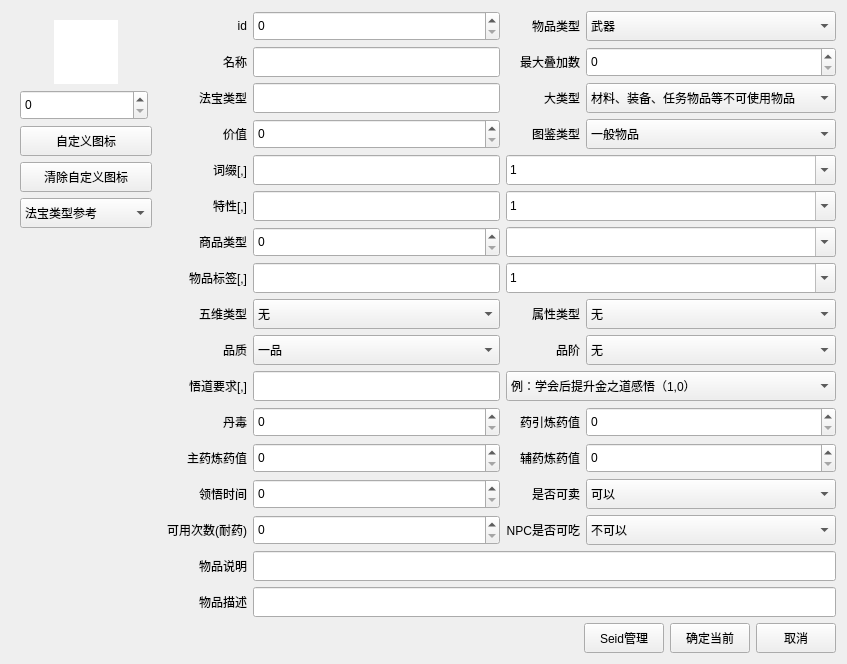
<?xml version="1.0" encoding="UTF-8"?>
<ui version="4.0">
 <class>ItemWgt</class>
 <widget class="QWidget" name="ItemWgt">
  <property name="geometry">
   <rect>
    <x>0</x>
    <y>0</y>
    <width>847</width>
    <height>664</height>
   </rect>
  </property>
  <property name="windowTitle">
   <string>Form</string>
  </property>
  <layout class="QGridLayout" name="gridLayout_2">
   <item row="0" column="0">
    <widget class="QWidget" name="widget" native="true">
     <property name="maximumSize">
      <size>
       <width>150</width>
       <height>16777215</height>
      </size>
     </property>
     <layout class="QGridLayout" name="gridLayout_4">
      <item row="0" column="0">
       <spacer name="horizontalSpacer_3">
        <property name="orientation">
         <enum>Qt::Horizontal</enum>
        </property>
        <property name="sizeHint" stdset="0">
         <size>
          <width>13</width>
          <height>20</height>
         </size>
        </property>
       </spacer>
      </item>
      <item row="1" column="0" colspan="3">
       <widget class="Tool_NumberEdit" name="ItemIcon">
        <property name="minimumSize">
         <size>
          <width>128</width>
          <height>30</height>
         </size>
        </property>
        <property name="maximumSize">
         <size>
          <width>128</width>
          <height>16777215</height>
         </size>
        </property>
       </widget>
      </item>
      <item row="0" column="1">
       <widget class="QLabel" name="m_pLabIcon">
        <property name="sizePolicy">
         <sizepolicy hsizetype="Fixed" vsizetype="Fixed">
          <horstretch>0</horstretch>
          <verstretch>0</verstretch>
         </sizepolicy>
        </property>
        <property name="minimumSize">
         <size>
          <width>64</width>
          <height>64</height>
         </size>
        </property>
        <property name="maximumSize">
         <size>
          <width>64</width>
          <height>64</height>
         </size>
        </property>
        <property name="styleSheet">
         <string notr="true">background-color: rgb(255, 255, 255);</string>
        </property>
        <property name="text">
         <string/>
        </property>
       </widget>
      </item>
      <item row="6" column="0">
       <spacer name="verticalSpacer">
        <property name="orientation">
         <enum>Qt::Vertical</enum>
        </property>
        <property name="sizeHint" stdset="0">
         <size>
          <width>20</width>
          <height>40</height>
         </size>
        </property>
       </spacer>
      </item>
      <item row="3" column="0" colspan="3">
       <widget class="QPushButton" name="m_pBtnDelCustomIcon">
        <property name="minimumSize">
         <size>
          <width>0</width>
          <height>30</height>
         </size>
        </property>
        <property name="text">
         <string>清除自定义图标</string>
        </property>
       </widget>
      </item>
      <item row="0" column="2">
       <spacer name="horizontalSpacer_4">
        <property name="orientation">
         <enum>Qt::Horizontal</enum>
        </property>
        <property name="sizeHint" stdset="0">
         <size>
          <width>18</width>
          <height>20</height>
         </size>
        </property>
       </spacer>
      </item>
      <item row="2" column="0" colspan="3">
       <widget class="QPushButton" name="m_pBtnCustomIcon">
        <property name="minimumSize">
         <size>
          <width>0</width>
          <height>30</height>
         </size>
        </property>
        <property name="text">
         <string>自定义图标</string>
        </property>
       </widget>
      </item>
      <item row="4" column="0" colspan="3">
       <widget class="QComboBox" name="FaBaoTip">
        <property name="minimumSize">
         <size>
          <width>0</width>
          <height>30</height>
         </size>
        </property>
        <item>
         <property name="text">
          <string>法宝类型参考</string>
         </property>
        </item>
        <item>
         <property name="text">
          <string>jian_0 金属性剑</string>
         </property>
        </item>
        <item>
         <property name="text">
          <string>zhong_1 木属性钟</string>
         </property>
        </item>
        <item>
         <property name="text">
          <string>xia_2 水属性匣</string>
         </property>
        </item>
        <item>
         <property name="text">
          <string>zhen_3 火属性针</string>
         </property>
        </item>
        <item>
         <property name="text">
          <string>huan_4 土属性环</string>
         </property>
        </item>
       </widget>
      </item>
     </layout>
    </widget>
   </item>
   <item row="1" column="1">
    <layout class="QHBoxLayout" name="horizontalLayout">
     <item>
      <spacer name="horizontalSpacer">
       <property name="orientation">
        <enum>Qt::Horizontal</enum>
       </property>
       <property name="sizeHint" stdset="0">
        <size>
         <width>40</width>
         <height>20</height>
        </size>
       </property>
      </spacer>
     </item>
     <item>
      <widget class="QPushButton" name="m_pBtnSeid">
       <property name="minimumSize">
        <size>
         <width>0</width>
         <height>30</height>
        </size>
       </property>
       <property name="text">
        <string>Seid管理</string>
       </property>
      </widget>
     </item>
     <item>
      <widget class="QPushButton" name="m_pBtnOK">
       <property name="minimumSize">
        <size>
         <width>0</width>
         <height>30</height>
        </size>
       </property>
       <property name="text">
        <string>确定当前</string>
       </property>
      </widget>
     </item>
     <item>
      <widget class="QPushButton" name="m_pBtnCancel">
       <property name="minimumSize">
        <size>
         <width>0</width>
         <height>30</height>
        </size>
       </property>
       <property name="text">
        <string>取消</string>
       </property>
      </widget>
     </item>
    </layout>
   </item>
   <item row="0" column="1">
    <layout class="QGridLayout" name="gridLayout">
     <item row="8" column="1">
      <widget class="QComboBox" name="WuWeiType">
       <property name="minimumSize">
        <size>
         <width>0</width>
         <height>30</height>
        </size>
       </property>
       <item>
        <property name="text">
         <string>无</string>
        </property>
       </item>
       <item>
        <property name="text">
         <string>皮、鳞片</string>
        </property>
       </item>
       <item>
        <property name="text">
         <string>金属</string>
        </property>
       </item>
       <item>
        <property name="text">
         <string>石</string>
        </property>
       </item>
       <item>
        <property name="text">
         <string>灵物</string>
        </property>
       </item>
       <item>
        <property name="text">
         <string>牙、骨</string>
        </property>
       </item>
      </widget>
     </item>
     <item row="8" column="3" colspan="4">
      <widget class="QComboBox" name="ShuXingType">
       <property name="minimumSize">
        <size>
         <width>0</width>
         <height>30</height>
        </size>
       </property>
       <item>
        <property name="text">
         <string>无</string>
        </property>
       </item>
       <item>
        <property name="text">
         <string>天阳·金</string>
        </property>
       </item>
       <item>
        <property name="text">
         <string>天阳·木</string>
        </property>
       </item>
       <item>
        <property name="text">
         <string>天阳·水</string>
        </property>
       </item>
       <item>
        <property name="text">
         <string>天阳·火</string>
        </property>
       </item>
       <item>
        <property name="text">
         <string>天阳·土</string>
        </property>
       </item>
       <item>
        <property name="text">
         <string>天阳·混元</string>
        </property>
       </item>
       <item>
        <property name="text">
         <string>天阳·神念</string>
        </property>
       </item>
       <item>
        <property name="text">
         <string>天阳·剑</string>
        </property>
       </item>
       <item>
        <property name="text">
         <string>地阴·金</string>
        </property>
       </item>
       <item>
        <property name="text">
         <string>地阴·木</string>
        </property>
       </item>
       <item>
        <property name="text">
         <string>地阴·水</string>
        </property>
       </item>
       <item>
        <property name="text">
         <string>地阴·火</string>
        </property>
       </item>
       <item>
        <property name="text">
         <string>地阴·土</string>
        </property>
       </item>
       <item>
        <property name="text">
         <string>地阴·混元</string>
        </property>
       </item>
       <item>
        <property name="text">
         <string>地阴·神念</string>
        </property>
       </item>
       <item>
        <property name="text">
         <string>地阴·剑</string>
        </property>
       </item>
      </widget>
     </item>
     <item row="14" column="3" colspan="4">
      <widget class="QComboBox" name="NPCCanUse">
       <property name="minimumSize">
        <size>
         <width>0</width>
         <height>30</height>
        </size>
       </property>
       <item>
        <property name="text">
         <string>不可以</string>
        </property>
       </item>
       <item>
        <property name="text">
         <string>可以</string>
        </property>
       </item>
      </widget>
     </item>
     <item row="7" column="1">
      <widget class="Tool_ListEdit" name="ItemFlag">
       <property name="minimumSize">
        <size>
         <width>0</width>
         <height>30</height>
        </size>
       </property>
       <property name="text">
        <string/>
       </property>
      </widget>
     </item>
     <item row="5" column="0">
      <widget class="QLabel" name="label_15">
       <property name="minimumSize">
        <size>
         <width>0</width>
         <height>30</height>
        </size>
       </property>
       <property name="text">
        <string>特性[,]</string>
       </property>
       <property name="alignment">
        <set>Qt::AlignRight|Qt::AlignTrailing|Qt::AlignVCenter</set>
       </property>
      </widget>
     </item>
     <item row="0" column="0">
      <widget class="QLabel" name="label">
       <property name="minimumSize">
        <size>
         <width>0</width>
         <height>30</height>
        </size>
       </property>
       <property name="text">
        <string>id</string>
       </property>
       <property name="alignment">
        <set>Qt::AlignRight|Qt::AlignTrailing|Qt::AlignVCenter</set>
       </property>
      </widget>
     </item>
     <item row="1" column="0">
      <widget class="QLabel" name="label_3">
       <property name="minimumSize">
        <size>
         <width>0</width>
         <height>30</height>
        </size>
       </property>
       <property name="text">
        <string>名称</string>
       </property>
       <property name="alignment">
        <set>Qt::AlignRight|Qt::AlignTrailing|Qt::AlignVCenter</set>
       </property>
      </widget>
     </item>
     <item row="7" column="2" colspan="5">
      <widget class="QComboBox" name="flagTip">
       <property name="minimumSize">
        <size>
         <width>0</width>
         <height>30</height>
        </size>
       </property>
       <property name="maximumSize">
        <size>
         <width>16777215</width>
         <height>30</height>
        </size>
       </property>
       <property name="editable">
        <bool>true</bool>
       </property>
       <item>
        <property name="text">
         <string>1</string>
        </property>
       </item>
       <item>
        <property name="text">
         <string>2</string>
        </property>
       </item>
       <item>
        <property name="text">
         <string>3</string>
        </property>
       </item>
       <item>
        <property name="text">
         <string>4</string>
        </property>
       </item>
       <item>
        <property name="text">
         <string>5</string>
        </property>
       </item>
      </widget>
     </item>
     <item row="1" column="3" colspan="4">
      <widget class="Tool_NumberEdit" name="maxNum">
       <property name="minimumSize">
        <size>
         <width>0</width>
         <height>30</height>
        </size>
       </property>
      </widget>
     </item>
     <item row="5" column="1">
      <widget class="Tool_ListEdit" name="seid">
       <property name="minimumSize">
        <size>
         <width>0</width>
         <height>30</height>
        </size>
       </property>
       <property name="text">
        <string/>
       </property>
      </widget>
     </item>
     <item row="13" column="3" colspan="4">
      <widget class="QComboBox" name="CanSale">
       <property name="minimumSize">
        <size>
         <width>0</width>
         <height>30</height>
        </size>
       </property>
       <item>
        <property name="text">
         <string>可以</string>
        </property>
       </item>
       <item>
        <property name="text">
         <string>不可以</string>
        </property>
       </item>
      </widget>
     </item>
     <item row="13" column="0">
      <widget class="QLabel" name="label_14">
       <property name="minimumSize">
        <size>
         <width>0</width>
         <height>30</height>
        </size>
       </property>
       <property name="text">
        <string>领悟时间</string>
       </property>
       <property name="alignment">
        <set>Qt::AlignRight|Qt::AlignTrailing|Qt::AlignVCenter</set>
       </property>
      </widget>
     </item>
     <item row="8" column="0">
      <widget class="QLabel" name="label_9">
       <property name="minimumSize">
        <size>
         <width>0</width>
         <height>30</height>
        </size>
       </property>
       <property name="text">
        <string>五维类型</string>
       </property>
       <property name="alignment">
        <set>Qt::AlignRight|Qt::AlignTrailing|Qt::AlignVCenter</set>
       </property>
      </widget>
     </item>
     <item row="0" column="2">
      <widget class="QLabel" name="label_11">
       <property name="minimumSize">
        <size>
         <width>0</width>
         <height>30</height>
        </size>
       </property>
       <property name="text">
        <string>物品类型</string>
       </property>
       <property name="alignment">
        <set>Qt::AlignRight|Qt::AlignTrailing|Qt::AlignVCenter</set>
       </property>
      </widget>
     </item>
     <item row="12" column="1">
      <widget class="Tool_NumberEdit" name="yaoZhi2">
       <property name="minimumSize">
        <size>
         <width>0</width>
         <height>30</height>
        </size>
       </property>
      </widget>
     </item>
     <item row="11" column="3" colspan="4">
      <widget class="Tool_NumberEdit" name="yaoZhi1">
       <property name="minimumSize">
        <size>
         <width>0</width>
         <height>30</height>
        </size>
       </property>
      </widget>
     </item>
     <item row="2" column="0">
      <widget class="QLabel" name="label_4">
       <property name="minimumSize">
        <size>
         <width>0</width>
         <height>30</height>
        </size>
       </property>
       <property name="text">
        <string>法宝类型</string>
       </property>
       <property name="alignment">
        <set>Qt::AlignRight|Qt::AlignTrailing|Qt::AlignVCenter</set>
       </property>
      </widget>
     </item>
     <item row="3" column="3" colspan="4">
      <widget class="QComboBox" name="TuJianType">
       <property name="minimumSize">
        <size>
         <width>0</width>
         <height>30</height>
        </size>
       </property>
       <item>
        <property name="text">
         <string>一般物品</string>
        </property>
       </item>
       <item>
        <property name="text">
         <string>草药</string>
        </property>
       </item>
       <item>
        <property name="text">
         <string>矿物</string>
        </property>
       </item>
       <item>
        <property name="text">
         <string>妖兽材料</string>
        </property>
       </item>
       <item>
        <property name="text">
         <string>丹药</string>
        </property>
       </item>
      </widget>
     </item>
     <item row="12" column="3" colspan="4">
      <widget class="Tool_NumberEdit" name="yaoZhi3">
       <property name="minimumSize">
        <size>
         <width>0</width>
         <height>30</height>
        </size>
       </property>
      </widget>
     </item>
     <item row="12" column="2">
      <widget class="QLabel" name="label_27">
       <property name="minimumSize">
        <size>
         <width>0</width>
         <height>30</height>
        </size>
       </property>
       <property name="text">
        <string>辅药炼药值</string>
       </property>
       <property name="alignment">
        <set>Qt::AlignRight|Qt::AlignTrailing|Qt::AlignVCenter</set>
       </property>
      </widget>
     </item>
     <item row="10" column="2" colspan="5">
      <widget class="QComboBox" name="wudaoTip">
       <property name="minimumSize">
        <size>
         <width>0</width>
         <height>30</height>
        </size>
       </property>
       <property name="maximumSize">
        <size>
         <width>16777215</width>
         <height>30</height>
        </size>
       </property>
       <property name="editable">
        <bool>false</bool>
       </property>
       <item>
        <property name="text">
         <string>例：学会后提升金之道感悟（1,0）</string>
        </property>
       </item>
       <item>
        <property name="text">
         <string>例：学会后提升木之道感悟且要求木之道1层（2,1）</string>
        </property>
       </item>
       <item>
        <property name="text">
         <string>例：学会后提升金木之道，要求木之道1层（1,0,2,1）</string>
        </property>
       </item>
       <item>
        <property name="text">
         <string>1-金</string>
        </property>
       </item>
       <item>
        <property name="text">
         <string>2-木</string>
        </property>
       </item>
       <item>
        <property name="text">
         <string>3-水</string>
        </property>
       </item>
       <item>
        <property name="text">
         <string>4-火</string>
        </property>
       </item>
       <item>
        <property name="text">
         <string>5-土</string>
        </property>
       </item>
       <item>
        <property name="text">
         <string>6-神</string>
        </property>
       </item>
       <item>
        <property name="text">
         <string>7-体</string>
        </property>
       </item>
       <item>
        <property name="text">
         <string>8-剑</string>
        </property>
       </item>
       <item>
        <property name="text">
         <string>9-气</string>
        </property>
       </item>
       <item>
        <property name="text">
         <string>10-阵</string>
        </property>
       </item>
       <item>
        <property name="text">
         <string>21-丹</string>
        </property>
       </item>
       <item>
        <property name="text">
         <string>22-器</string>
        </property>
       </item>
      </widget>
     </item>
     <item row="9" column="3" colspan="4">
      <widget class="QComboBox" name="typePinJie">
       <property name="minimumSize">
        <size>
         <width>0</width>
         <height>30</height>
        </size>
       </property>
       <item>
        <property name="text">
         <string>无</string>
        </property>
       </item>
       <item>
        <property name="text">
         <string>下</string>
        </property>
       </item>
       <item>
        <property name="text">
         <string>中</string>
        </property>
       </item>
       <item>
        <property name="text">
         <string>上</string>
        </property>
       </item>
      </widget>
     </item>
     <item row="8" column="2">
      <widget class="QLabel" name="label_10">
       <property name="minimumSize">
        <size>
         <width>0</width>
         <height>30</height>
        </size>
       </property>
       <property name="text">
        <string>属性类型</string>
       </property>
       <property name="alignment">
        <set>Qt::AlignRight|Qt::AlignTrailing|Qt::AlignVCenter</set>
       </property>
      </widget>
     </item>
     <item row="2" column="2">
      <widget class="QLabel" name="label_16">
       <property name="minimumSize">
        <size>
         <width>0</width>
         <height>30</height>
        </size>
       </property>
       <property name="text">
        <string>大类型</string>
       </property>
       <property name="alignment">
        <set>Qt::AlignRight|Qt::AlignTrailing|Qt::AlignVCenter</set>
       </property>
      </widget>
     </item>
     <item row="9" column="1">
      <widget class="QComboBox" name="quality">
       <property name="minimumSize">
        <size>
         <width>0</width>
         <height>30</height>
        </size>
       </property>
       <item>
        <property name="text">
         <string>一品</string>
        </property>
       </item>
       <item>
        <property name="text">
         <string>二品</string>
        </property>
       </item>
       <item>
        <property name="text">
         <string>三品</string>
        </property>
       </item>
       <item>
        <property name="text">
         <string>四品</string>
        </property>
       </item>
       <item>
        <property name="text">
         <string>五品</string>
        </property>
       </item>
       <item>
        <property name="text">
         <string>六品</string>
        </property>
       </item>
      </widget>
     </item>
     <item row="9" column="2">
      <widget class="QLabel" name="label_13">
       <property name="minimumSize">
        <size>
         <width>0</width>
         <height>30</height>
        </size>
       </property>
       <property name="text">
        <string>品阶</string>
       </property>
       <property name="alignment">
        <set>Qt::AlignRight|Qt::AlignTrailing|Qt::AlignVCenter</set>
       </property>
      </widget>
     </item>
     <item row="4" column="2" colspan="5">
      <widget class="AffixTipCBox" name="affixTips">
       <property name="minimumSize">
        <size>
         <width>0</width>
         <height>30</height>
        </size>
       </property>
       <property name="maximumSize">
        <size>
         <width>16777215</width>
         <height>30</height>
        </size>
       </property>
       <property name="editable">
        <bool>true</bool>
       </property>
       <item>
        <property name="text">
         <string>1</string>
        </property>
       </item>
       <item>
        <property name="text">
         <string>2</string>
        </property>
       </item>
       <item>
        <property name="text">
         <string>3</string>
        </property>
       </item>
       <item>
        <property name="text">
         <string>4</string>
        </property>
       </item>
       <item>
        <property name="text">
         <string>5</string>
        </property>
       </item>
      </widget>
     </item>
     <item row="14" column="1">
      <widget class="Tool_NumberEdit" name="CanUse">
       <property name="minimumSize">
        <size>
         <width>0</width>
         <height>30</height>
        </size>
       </property>
      </widget>
     </item>
     <item row="11" column="0">
      <widget class="QLabel" name="label_21">
       <property name="minimumSize">
        <size>
         <width>0</width>
         <height>30</height>
        </size>
       </property>
       <property name="text">
        <string>丹毒</string>
       </property>
       <property name="alignment">
        <set>Qt::AlignRight|Qt::AlignTrailing|Qt::AlignVCenter</set>
       </property>
      </widget>
     </item>
     <item row="3" column="2">
      <widget class="QLabel" name="label_6">
       <property name="minimumSize">
        <size>
         <width>0</width>
         <height>30</height>
        </size>
       </property>
       <property name="text">
        <string>图鉴类型</string>
       </property>
       <property name="alignment">
        <set>Qt::AlignRight|Qt::AlignTrailing|Qt::AlignVCenter</set>
       </property>
      </widget>
     </item>
     <item row="16" column="1" colspan="6">
      <widget class="QLineEdit" name="desc2">
       <property name="minimumSize">
        <size>
         <width>0</width>
         <height>30</height>
        </size>
       </property>
      </widget>
     </item>
     <item row="11" column="1">
      <widget class="Tool_NumberEdit" name="DanDu">
       <property name="minimumSize">
        <size>
         <width>0</width>
         <height>30</height>
        </size>
       </property>
      </widget>
     </item>
     <item row="5" column="2" colspan="5">
      <widget class="QComboBox" name="itemSeidTips">
       <property name="minimumSize">
        <size>
         <width>0</width>
         <height>30</height>
        </size>
       </property>
       <property name="maximumSize">
        <size>
         <width>16777215</width>
         <height>30</height>
        </size>
       </property>
       <property name="editable">
        <bool>true</bool>
       </property>
       <item>
        <property name="text">
         <string>1</string>
        </property>
       </item>
       <item>
        <property name="text">
         <string>2</string>
        </property>
       </item>
       <item>
        <property name="text">
         <string>3</string>
        </property>
       </item>
       <item>
        <property name="text">
         <string>4</string>
        </property>
       </item>
       <item>
        <property name="text">
         <string>5</string>
        </property>
       </item>
      </widget>
     </item>
     <item row="9" column="0">
      <widget class="QLabel" name="label_12">
       <property name="minimumSize">
        <size>
         <width>0</width>
         <height>30</height>
        </size>
       </property>
       <property name="text">
        <string>品质</string>
       </property>
       <property name="alignment">
        <set>Qt::AlignRight|Qt::AlignTrailing|Qt::AlignVCenter</set>
       </property>
      </widget>
     </item>
     <item row="14" column="2">
      <widget class="QLabel" name="label_23">
       <property name="minimumSize">
        <size>
         <width>0</width>
         <height>30</height>
        </size>
       </property>
       <property name="text">
        <string>NPC是否可吃</string>
       </property>
       <property name="alignment">
        <set>Qt::AlignRight|Qt::AlignTrailing|Qt::AlignVCenter</set>
       </property>
      </widget>
     </item>
     <item row="15" column="1" colspan="6">
      <widget class="QLineEdit" name="desc">
       <property name="minimumSize">
        <size>
         <width>0</width>
         <height>30</height>
        </size>
       </property>
      </widget>
     </item>
     <item row="6" column="0">
      <widget class="QLabel" name="label_7">
       <property name="minimumSize">
        <size>
         <width>0</width>
         <height>30</height>
        </size>
       </property>
       <property name="text">
        <string>商品类型</string>
       </property>
       <property name="alignment">
        <set>Qt::AlignRight|Qt::AlignTrailing|Qt::AlignVCenter</set>
       </property>
      </widget>
     </item>
     <item row="11" column="2">
      <widget class="QLabel" name="label_25">
       <property name="minimumSize">
        <size>
         <width>0</width>
         <height>30</height>
        </size>
       </property>
       <property name="text">
        <string>药引炼药值</string>
       </property>
       <property name="alignment">
        <set>Qt::AlignRight|Qt::AlignTrailing|Qt::AlignVCenter</set>
       </property>
      </widget>
     </item>
     <item row="6" column="2" colspan="5">
      <widget class="QComboBox" name="shopTypeTip">
       <property name="minimumSize">
        <size>
         <width>0</width>
         <height>30</height>
        </size>
       </property>
       <property name="maximumSize">
        <size>
         <width>16777215</width>
         <height>30</height>
        </size>
       </property>
       <property name="editable">
        <bool>true</bool>
       </property>
      </widget>
     </item>
     <item row="13" column="2">
      <widget class="QLabel" name="label_20">
       <property name="minimumSize">
        <size>
         <width>0</width>
         <height>30</height>
        </size>
       </property>
       <property name="text">
        <string>是否可卖</string>
       </property>
       <property name="alignment">
        <set>Qt::AlignRight|Qt::AlignTrailing|Qt::AlignVCenter</set>
       </property>
      </widget>
     </item>
     <item row="4" column="1">
      <widget class="Tool_ListEdit" name="Affix">
       <property name="minimumSize">
        <size>
         <width>0</width>
         <height>30</height>
        </size>
       </property>
      </widget>
     </item>
     <item row="0" column="1">
      <widget class="Tool_NumberEdit" name="id">
       <property name="minimumSize">
        <size>
         <width>0</width>
         <height>30</height>
        </size>
       </property>
      </widget>
     </item>
     <item row="1" column="1">
      <widget class="QLineEdit" name="name">
       <property name="minimumSize">
        <size>
         <width>0</width>
         <height>30</height>
        </size>
       </property>
      </widget>
     </item>
     <item row="0" column="3" colspan="4">
      <widget class="QComboBox" name="type">
       <property name="minimumSize">
        <size>
         <width>0</width>
         <height>30</height>
        </size>
       </property>
       <item>
        <property name="text">
         <string>武器</string>
        </property>
       </item>
       <item>
        <property name="text">
         <string>衣服</string>
        </property>
       </item>
       <item>
        <property name="text">
         <string>饰品</string>
        </property>
       </item>
       <item>
        <property name="text">
         <string>神通秘籍</string>
        </property>
       </item>
       <item>
        <property name="text">
         <string>功法秘籍</string>
        </property>
       </item>
       <item>
        <property name="text">
         <string>丹药</string>
        </property>
       </item>
       <item>
        <property name="text">
         <string>药材</string>
        </property>
       </item>
       <item>
        <property name="text">
         <string>任务物品</string>
        </property>
       </item>
       <item>
        <property name="text">
         <string>矿石</string>
        </property>
       </item>
       <item>
        <property name="text">
         <string>丹炉</string>
        </property>
       </item>
       <item>
        <property name="text">
         <string>丹方</string>
        </property>
       </item>
       <item>
        <property name="text">
         <string>药渣</string>
        </property>
       </item>
       <item>
        <property name="text">
         <string>普通书籍</string>
        </property>
       </item>
       <item>
        <property name="text">
         <string>耗时书籍</string>
        </property>
       </item>
       <item>
        <property name="text">
         <string>灵舟</string>
        </property>
       </item>
       <item>
        <property name="text">
         <string>秘药</string>
        </property>
       </item>
       <item>
        <property name="text">
         <string>其它</string>
        </property>
       </item>
      </widget>
     </item>
     <item row="4" column="0">
      <widget class="QLabel" name="label_5">
       <property name="minimumSize">
        <size>
         <width>0</width>
         <height>30</height>
        </size>
       </property>
       <property name="text">
        <string>词缀[,]</string>
       </property>
       <property name="alignment">
        <set>Qt::AlignRight|Qt::AlignTrailing|Qt::AlignVCenter</set>
       </property>
      </widget>
     </item>
     <item row="2" column="3" colspan="4">
      <widget class="QComboBox" name="vagueType">
       <property name="minimumSize">
        <size>
         <width>0</width>
         <height>30</height>
        </size>
       </property>
       <item>
        <property name="text">
         <string>材料、装备、任务物品等不可使用物品</string>
        </property>
       </item>
       <item>
        <property name="text">
         <string>秘籍、丹药、妖丹、情报等可使用物品</string>
        </property>
       </item>
       <item>
        <property name="text">
         <string>海图、记事玉简（不建议创建此大类物品）</string>
        </property>
       </item>
      </widget>
     </item>
     <item row="3" column="0">
      <widget class="QLabel" name="label_17">
       <property name="minimumSize">
        <size>
         <width>0</width>
         <height>30</height>
        </size>
       </property>
       <property name="text">
        <string>价值</string>
       </property>
       <property name="alignment">
        <set>Qt::AlignRight|Qt::AlignTrailing|Qt::AlignVCenter</set>
       </property>
      </widget>
     </item>
     <item row="10" column="0">
      <widget class="QLabel" name="label_24">
       <property name="minimumSize">
        <size>
         <width>0</width>
         <height>30</height>
        </size>
       </property>
       <property name="text">
        <string>悟道要求[,]</string>
       </property>
       <property name="alignment">
        <set>Qt::AlignRight|Qt::AlignTrailing|Qt::AlignVCenter</set>
       </property>
      </widget>
     </item>
     <item row="16" column="0">
      <widget class="QLabel" name="label_19">
       <property name="minimumSize">
        <size>
         <width>0</width>
         <height>30</height>
        </size>
       </property>
       <property name="text">
        <string>物品描述</string>
       </property>
       <property name="alignment">
        <set>Qt::AlignRight|Qt::AlignTrailing|Qt::AlignVCenter</set>
       </property>
      </widget>
     </item>
     <item row="7" column="0">
      <widget class="QLabel" name="label_8">
       <property name="minimumSize">
        <size>
         <width>0</width>
         <height>30</height>
        </size>
       </property>
       <property name="text">
        <string>物品标签[,]</string>
       </property>
       <property name="alignment">
        <set>Qt::AlignRight|Qt::AlignTrailing|Qt::AlignVCenter</set>
       </property>
      </widget>
     </item>
     <item row="6" column="1">
      <widget class="Tool_NumberEdit" name="ShopType">
       <property name="minimumSize">
        <size>
         <width>0</width>
         <height>30</height>
        </size>
       </property>
      </widget>
     </item>
     <item row="12" column="0">
      <widget class="QLabel" name="label_26">
       <property name="minimumSize">
        <size>
         <width>0</width>
         <height>30</height>
        </size>
       </property>
       <property name="text">
        <string>主药炼药值</string>
       </property>
       <property name="alignment">
        <set>Qt::AlignRight|Qt::AlignTrailing|Qt::AlignVCenter</set>
       </property>
      </widget>
     </item>
     <item row="3" column="1">
      <widget class="Tool_NumberEdit" name="price">
       <property name="minimumSize">
        <size>
         <width>0</width>
         <height>30</height>
        </size>
       </property>
      </widget>
     </item>
     <item row="10" column="1">
      <widget class="Tool_ListEdit" name="wuDao">
       <property name="minimumSize">
        <size>
         <width>0</width>
         <height>30</height>
        </size>
       </property>
       <property name="text">
        <string/>
       </property>
      </widget>
     </item>
     <item row="1" column="2">
      <widget class="QLabel" name="label_2">
       <property name="minimumSize">
        <size>
         <width>0</width>
         <height>30</height>
        </size>
       </property>
       <property name="text">
        <string>最大叠加数</string>
       </property>
       <property name="alignment">
        <set>Qt::AlignRight|Qt::AlignTrailing|Qt::AlignVCenter</set>
       </property>
      </widget>
     </item>
     <item row="13" column="1">
      <widget class="Tool_NumberEdit" name="StuTime">
       <property name="minimumSize">
        <size>
         <width>0</width>
         <height>30</height>
        </size>
       </property>
      </widget>
     </item>
     <item row="14" column="0">
      <widget class="QLabel" name="label_22">
       <property name="minimumSize">
        <size>
         <width>0</width>
         <height>30</height>
        </size>
       </property>
       <property name="text">
        <string>可用次数(耐药)</string>
       </property>
       <property name="alignment">
        <set>Qt::AlignRight|Qt::AlignTrailing|Qt::AlignVCenter</set>
       </property>
      </widget>
     </item>
     <item row="15" column="0">
      <widget class="QLabel" name="label_18">
       <property name="minimumSize">
        <size>
         <width>0</width>
         <height>30</height>
        </size>
       </property>
       <property name="text">
        <string>物品说明</string>
       </property>
       <property name="alignment">
        <set>Qt::AlignRight|Qt::AlignTrailing|Qt::AlignVCenter</set>
       </property>
      </widget>
     </item>
     <item row="2" column="1">
      <widget class="QLineEdit" name="FaBaoType">
       <property name="minimumSize">
        <size>
         <width>0</width>
         <height>30</height>
        </size>
       </property>
       <property name="placeholderText">
        <string/>
       </property>
      </widget>
     </item>
    </layout>
   </item>
   <item row="2" column="1">
    <spacer name="verticalSpacer_2">
     <property name="orientation">
      <enum>Qt::Vertical</enum>
     </property>
     <property name="sizeHint" stdset="0">
      <size>
       <width>20</width>
       <height>40</height>
      </size>
     </property>
    </spacer>
   </item>
  </layout>
 </widget>
 <customwidgets>
  <customwidget>
   <class>Tool_NumberEdit</class>
   <extends>QSpinBox</extends>
   <header location="global">../Tools/tool_numberedit.h</header>
  </customwidget>
  <customwidget>
   <class>Tool_ListEdit</class>
   <extends>QLineEdit</extends>
   <header location="global">../Tools/tool_listedit.h</header>
  </customwidget>
  <customwidget>
   <class>AffixTipCBox</class>
   <extends>QComboBox</extends>
   <header>Affix/affixtipcbox.h</header>
  </customwidget>
 </customwidgets>
 <resources/>
 <connections/>
</ui>
